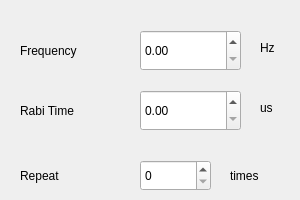
    <widget class="QWidget" name="tab_5">
     <attribute name="title">
      <string>Costomized</string>
     </attribute>
     <widget class="QLabel" name="label_28">
      <property name="geometry">
       <rect>
        <x>260</x>
        <y>40</y>
        <width>31</width>
        <height>16</height>
       </rect>
      </property>
      <property name="font">
       <font>
        <family>Arial</family>
        <pointsize>9</pointsize>
        <weight>50</weight>
        <bold>false</bold>
        <strikeout>false</strikeout>
       </font>
      </property>
      <property name="text">
       <string>Hz</string>
      </property>
     </widget>
     <widget class="QLabel" name="label_21">
      <property name="geometry">
       <rect>
        <x>20</x>
        <y>100</y>
        <width>91</width>
        <height>21</height>
       </rect>
      </property>
      <property name="font">
       <font>
        <family>Arial</family>
        <pointsize>9</pointsize>
        <weight>50</weight>
        <bold>false</bold>
        <strikeout>false</strikeout>
       </font>
      </property>
      <property name="text">
       <string>Rabi Time</string>
      </property>
     </widget>
     <widget class="QDoubleSpinBox" name="doubleSpinBox_custTime">
      <property name="geometry">
       <rect>
        <x>140</x>
        <y>90</y>
        <width>101</width>
        <height>41</height>
       </rect>
      </property>
      <property name="font">
       <font>
        <family>Arial</family>
        <pointsize>9</pointsize>
        <weight>50</weight>
        <bold>false</bold>
        <strikeout>false</strikeout>
       </font>
      </property>
      <property name="layoutDirection">
       <enum>Qt::LeftToRight</enum>
      </property>
      <property name="alignment">
       <set>Qt::AlignLeading|Qt::AlignLeft|Qt::AlignVCenter</set>
      </property>
      <property name="maximum">
       <double>999999.989999999990687</double>
      </property>
     </widget>
     <widget class="QDoubleSpinBox" name="doubleSpinBox_custF">
      <property name="geometry">
       <rect>
        <x>140</x>
        <y>30</y>
        <width>101</width>
        <height>41</height>
       </rect>
      </property>
      <property name="font">
       <font>
        <family>Arial</family>
        <pointsize>9</pointsize>
        <weight>50</weight>
        <bold>false</bold>
        <strikeout>false</strikeout>
       </font>
      </property>
      <property name="layoutDirection">
       <enum>Qt::LeftToRight</enum>
      </property>
      <property name="alignment">
       <set>Qt::AlignLeading|Qt::AlignLeft|Qt::AlignVCenter</set>
      </property>
      <property name="maximum">
       <double>999999.989999999990687</double>
      </property>
     </widget>
     <widget class="QLabel" name="label_29">
      <property name="geometry">
       <rect>
        <x>20</x>
        <y>160</y>
        <width>91</width>
        <height>31</height>
       </rect>
      </property>
      <property name="font">
       <font>
        <family>Arial</family>
        <pointsize>9</pointsize>
        <weight>50</weight>
        <bold>false</bold>
        <strikeout>false</strikeout>
       </font>
      </property>
      <property name="text">
       <string>Repeat</string>
      </property>
     </widget>
     <widget class="QLabel" name="label_23">
      <property name="geometry">
       <rect>
        <x>260</x>
        <y>100</y>
        <width>31</width>
        <height>16</height>
       </rect>
      </property>
      <property name="font">
       <font>
        <family>Arial</family>
        <pointsize>9</pointsize>
        <weight>50</weight>
        <bold>false</bold>
        <strikeout>false</strikeout>
       </font>
      </property>
      <property name="text">
       <string>us</string>
      </property>
     </widget>
     <widget class="QSpinBox" name="spinBox_custreapeat">
      <property name="geometry">
       <rect>
        <x>140</x>
        <y>160</y>
        <width>71</width>
        <height>31</height>
       </rect>
      </property>
      <property name="font">
       <font>
        <family>Arial</family>
        <pointsize>9</pointsize>
        <weight>50</weight>
        <bold>false</bold>
        <strikeout>false</strikeout>
       </font>
      </property>
     </widget>
     <widget class="QLabel" name="label_22">
      <property name="geometry">
       <rect>
        <x>20</x>
        <y>40</y>
        <width>131</width>
        <height>21</height>
       </rect>
      </property>
      <property name="font">
       <font>
        <family>Arial</family>
        <pointsize>9</pointsize>
        <weight>50</weight>
        <bold>false</bold>
        <strikeout>false</strikeout>
       </font>
      </property>
      <property name="text">
       <string>Frequency </string>
      </property>
     </widget>
     <widget class="QLabel" name="label_27">
      <property name="geometry">
       <rect>
        <x>230</x>
        <y>165</y>
        <width>41</width>
        <height>21</height>
       </rect>
      </property>
      <property name="font">
       <font>
        <family>Arial</family>
        <pointsize>9</pointsize>
        <weight>50</weight>
        <bold>false</bold>
        <strikeout>false</strikeout>
       </font>
      </property>
      <property name="text">
       <string>times</string>
      </property>
     </widget>
    </widget>
